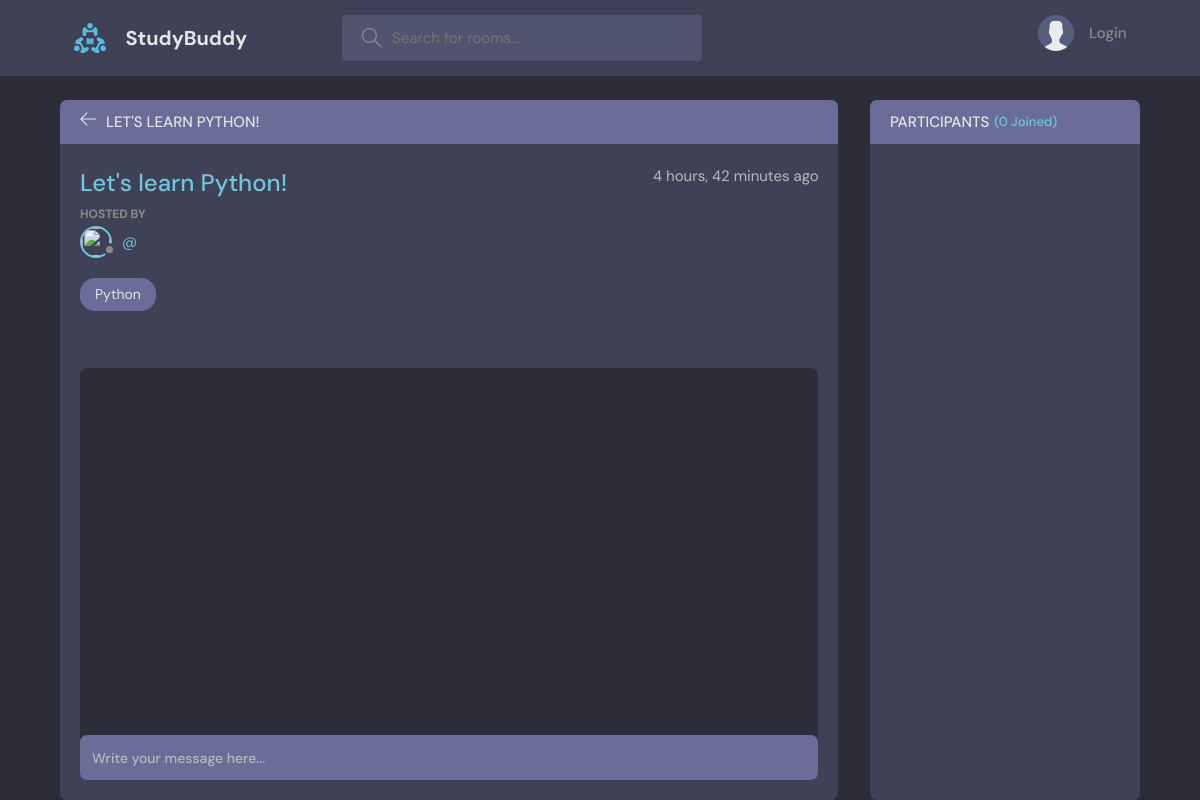
Page /room/1 on the earlier database version.
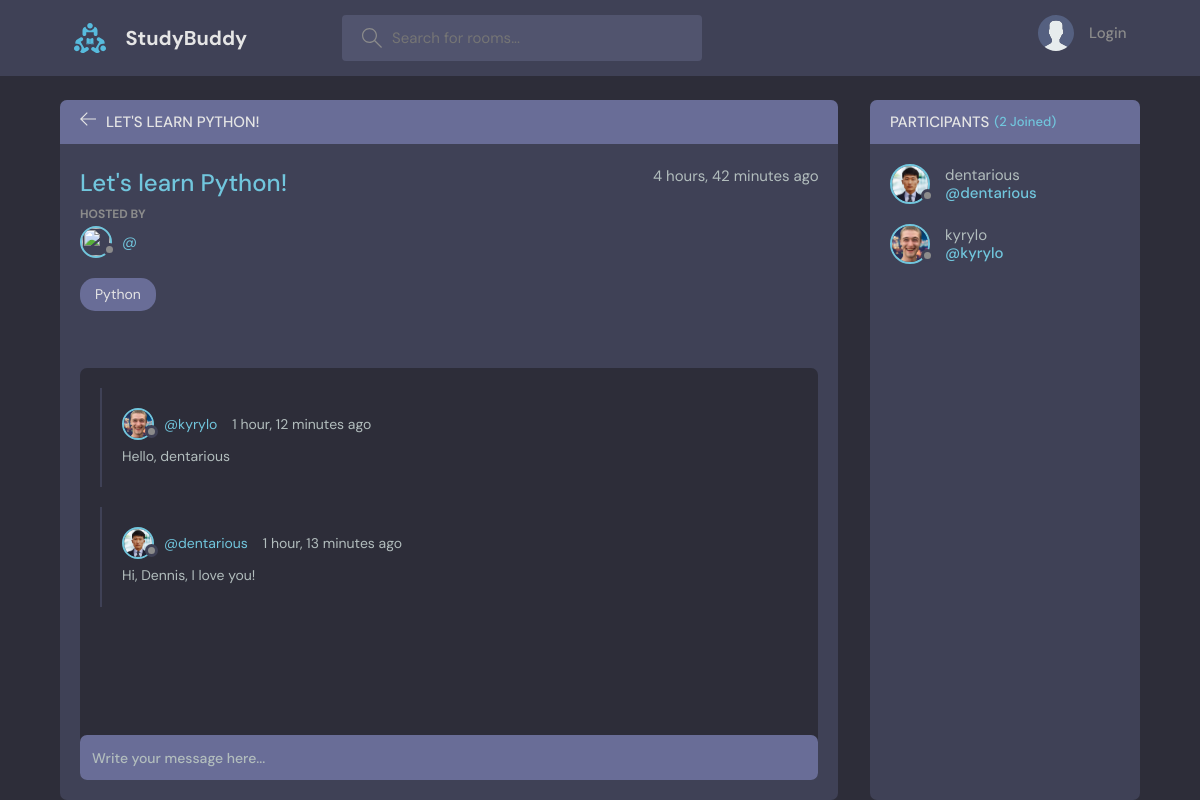
Same page on the later database version.
### base/models.py (models this page shows, shortened)
class Message(models.Model):
    user = models.ForeignKey(User, on_delete=models.CASCADE)
    room = models.ForeignKey(Room, on_delete=models.CASCADE)
    body = models.TextField()
    updated = models.DateTimeField(auto_now=True)
    created = models.DateTimeField(auto_now_add=True)
    class Meta:
        ordering = ['-updated', '-created']

class User(AbstractUser):
    name = models.CharField(max_length=200, null=True)
    email = models.EmailField(unique=True, null=True)
    bio = models.TextField(null=True)
    avatar = models.ImageField(null=True, default="avatar.svg")
    USERNAME_FIELD = 'email'
    REQUIRED_FIELDS = []

### base/views.py (the view, shortened to what this page needs)
# urls.py: path('room/<str:pk>', views.room, name='room'),
def room(request, pk):
    room = Room.objects.get(id=pk)
    room_messages = room.message_set.all()
    participants = room.participants.all()
    context = {'room': room, 'room_messages': room_messages,
               'participants': participants}
    return render(request, 'base/room.html', context)

### base/templates/base/room.html (shortened to what this page needs)
{% extends 'main.html' %} {% block content %}
<main class="profile-page layout layout--2">
  <div class="container">
    <div class="room">
      <div class="room__top">
        <div class="room__topLeft">
          <a href="{% url 'home' %}">
            <svg
              version="1.1"
              xmlns="http://www.w3.org/2000/svg"
              width="32"
              height="32"
              viewBox="0 0 32 32"
            >
              <title>arrow-left</title>
              <path
                d="M13.723 2.286l-13.723 13.714 13.719 13.714 1.616-1.611-10.96-10.96h27.625v-2.286h-27.625l10.965-10.965-1.616-1.607z"
              ></path>
            </svg>
          </a>
          <h3>{{room.name}}</h3>
        </div>
      </div>
      <div class="room__box scroll">
        <div class="room__header scroll">
          <div class="room__info">
            <h3>{{room.name}}</h3>
            <span>{{room.created|timesince}} ago</span>
          </div>
          <div class="room__hosted">
            <p>Hosted By</p>
            <a href="{% url 'user-profile' user.id %}" class="room__author">
              <div class="avatar avatar--small">
                <img src="{{user.avatar.url}}" />
              </div>
              <span>@{{user.username}}</span>
            </a>
          </div>
          <span class="room__topics">{{room.topic.name}}</span>
        </div>
        <div class="room__conversation">
          <div class="threads scroll">
            {% for message in room_messages %}
            <div class="thread">
              <div class="thread__top">
                <div class="thread__author">
                  <a href="{% url 'user-profile' message.user.id %}" class="thread__authorInfo">
                    <div class="avatar avatar--small">
                      <img
                        src="{{message.user.avatar.url}}"
                      />
                    </div>
                    <span>@{{message.user.username}}</span>
                  </a>
                  <span class="thread__date">{{message.created|timesince}} ago</span>
                </div>
              </div>
              <div class="thread__details">
                {{message.body}}
              </div>
            </div>
            {% endfor %}
          </div>
        </div>
      </div>
      <div class="room__message">
        <form action="" method="POST">
          <input name="body" placeholder="Write your message here..." />
        </form>
      </div>
    </div>
    <div class="participants">
      <h3 class="participants__top">Participants <span>({{participants.count}} Joined)</span></h3>
      <div class="participants__list scroll">
        {% for user in participants %}
        <a href="{% url 'user-profile' user.id %}" class="participant">
          <div class="avatar avatar--medium">
            <img src="{{user.avatar.url}}" />
          </div>
          <p>
            {{user.username}}
            <span>@{{user.username}}</span>
          </p>
        </a>
        {% endfor %}
      </div>
    </div>
  </div>
</main>
{% endblock content %}

Differences in the rows shown:
added Message: user.avatar (picture), user.username "kyrylo", created "1 hour, 12 minutes", body "Hello, dentarious"
added Message: user.avatar (picture), user.username "dentarious", created "1 hour, 13 minutes", body "Hi, Dennis, I love you!"
now on this page (row edited): User: avatar (picture), username "dentarious"
added User: avatar (picture), username "kyrylo"
Other differences:
{{ participants.count }}: "0" → "2"
